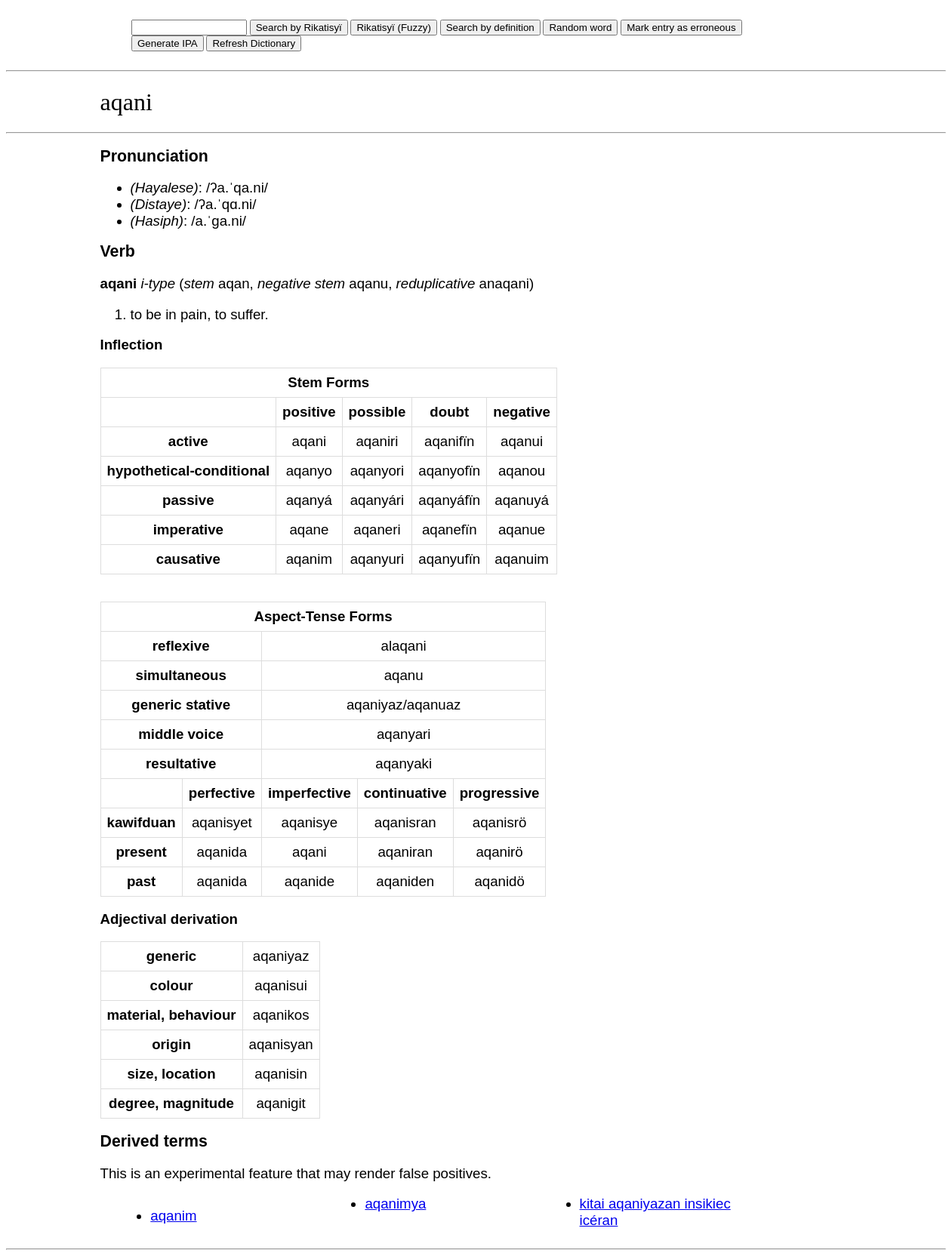
Screenshot of /wiki/aqani with the database file from the repository.
### app/models.py (models this page shows, shortened)
class Dictionary(db.Model):
    __tablename__ = 'Dictionary'
    id: Mapped[int] = mapped_column(primary_key=True)
    word: so.Mapped[str] = so.mapped_column(sa.String(50), index=True)
    defin: so.Mapped[str] = so.mapped_column(sa.String(255), index=True)
    anim: so.Mapped[str] = so.mapped_column(sa.String(50), nullable=True)
    pos: so.Mapped[str] = so.mapped_column(sa.String(50), nullable=True)
    etym: so.Mapped[str] = so.mapped_column(sa.String(255), nullable=True)

### app/routes.py (the view, shortened to what this page needs)
@app.route("/wiki/")
@app.route("/wiki/<word>", methods=['GET', 'POST'])
def show_definition(word):
    form = searchWord()
    located = Dictionary.query.filter(Dictionary.word == word.strip().casefold()).all()
    retword = []
    for x in located:
        defin = x.defin.split("; ")
        print(defin)
        root = ""
        anim = ""
        neg = ""
        if x.anim:
            match x.anim:
                case "i.":
                    anim = "class i. human"
                case "ii.":
                    anim = "class ii. deitic"
                case "iii.":
                    anim = "class iii. inanimate and non-human animate"
        elif x.pos == "v." or x.pos == "stv.":
            if x.word[len(x.word)-1] == "m":
                endvowel = x.word[len(x.word)-2]
            else:
                endvowel = x.word[len(x.word)-1]
            match endvowel:
                case "i":
                    anim = "i-type"
                    root = x.word[:len(x.word) - 1]
                    neg = root + "u"
                case "ï":
                    anim = "yï-type"
                    if x.word[len(x.word)-2] == "y":
                        root = x.word
                    else:
                        root = x.word[:len(x.word) - 1] + "ï"
                    neg = root[:len(x.word)-1] + "iy"
                case "é":
                    anim = "é-type"
                    root = x.word[:len(x.word) - 1]
                    neg = root + "u"
                case "e":
                    anim = "é-type (caus.)"
                    root = x.word
                    neg = root + "u"
                case "a":
                    anim = "é-type"
                    root = x.word[:len(x.word) - 1]
                    neg = root + "u"
                case "á":
                    anim = "é-type (passive)"
                    root = x.word[:len(x.word) - 1]
                    neg = root + "u"
                case "y":
                    anim = "i-type (palatal.)"
                    root = x.word
                    neg = root + "u"
                case _:
                    anim = "i-type (cons.)"
                    root = x.word
                    neg = root + "u"
        match neg[len(neg)-2:]:
            case "uu":
                neg = neg[:len(neg)-1] + "y"
            case "au":
                neg = neg[:len(neg) - 1] + "w/" + neg[:len(neg) - 2] + "uw" + neg[len(neg)-2]
        if "alt." in defin[0]:
            adef = defin[0].split(")")
            defin[0] = adef[1]
            alt = adef[0] + ")"
        else:
            alt = ""
        if ", from" in defin[len(defin)-1]:
            etym = "Derived from " + defin[len(defin)-1].split(", from")[len(defin[len(defin)-1].split(", from"))-1]
            defin[len(defin)-1] = defin[len(defin)-1].split(", from")[0] + "."
        elif ", lit." in defin[len(defin)-1]:
            etym = "Derived from " + defin[len(defin) - 1].split(", lit.")[len(defin[len(defin)-1].split(", lit."))-1]
            defin[len(defin)-1] = defin[len(defin)-1].split(", lit.")[0] + "."
        elif ", derived from" in defin[len(defin)-1]:
            etym = "Derived from " + defin[len(defin) - 1].split(", derived from")[len(defin[len(defin)-1].split(", derived from"))-1]
            defin[len(defin)-1] = defin[len(defin)-1].split(", derived from")[0] + "."
        elif ", borrowed from" in defin[len(defin)-1]:
            etym = "Borrowed from " + defin[len(defin)-1].split(", borrowed from")[len(defin[len(defin)-1].split(", borrowed from"))-1]
            defin[len(defin)-1] = defin[len(defin)-1].split(", borrowed from")[0] + "."
        elif ", root noun" in defin[len(defin)-1]:
            etym = "Derivation of root noun " + defin[len(defin)-1].split(", root noun")[len(defin[len(defin)-1].split(", root noun"))-1]
            defin[len(defin)-1] = defin[len(defin)-1].split(", root noun")[0] + "."
        elif ", contraction of" in defin[len(defin)-1]:
            etym = "Derivation from a contraction of " + defin[len(defin)-1].split(", contraction of")[len(defin[len(defin)-1].split(", contraction of"))-1]
            defin[len(defin)-1] = defin[len(defin)-1].split(", contraction of")[0] + "."
        else:
            etym = ""
        retword.append(cs.definition(x.word.strip().casefold(),cs.genIPA(word),cs.genIPA_collo(cs.genIPA(word)),cs.genIPA_eng(cs.genIPA(word),word),defin,anim,cs.posword(x.pos),etym,root,cs.getInf(x),cs.getAspInf(x),alt, neg, cs.redup(x), cs.reflex(x.word)))
    if session.get('prev'):
        if session['prev']:
            form.word.data = session['prev']
    else:
        form.word.data = ""
    related = Dictionary.query.filter(Dictionary.word.icontains(word.strip().casefold()),Dictionary.word != word.strip().casefold()).order_by(collate(Dictionary.word, 'NOCASE')).all()
    return render_template('word.html', retword=retword, related=related, form=form)

### app/forms.py
class searchWord(FlaskForm):
    word = StringField('Search by word or definition:')
    submit = SubmitField('Search by Rikatisyï')
    fuzsubmit = SubmitField('Rikatisyï (Fuzzy)')
    defsubmit = SubmitField('Search by definition')
    random = SubmitField('Random word')
    refresh = SubmitField('Refresh Dictionary')
    markentry = SubmitField('Mark entry as erroneous')
    genipa = SubmitField('Generate IPA')

### app/scripts.py (called while the page is built, shortened)
def ipa(x):
    x = x.lower()
    x = x.replace("w-","w")
    if x.endswith('-'):
        x = x[:len(x)-1]
    elif x.startswith('-'):
        x = x[0:]
    elif "-" in x:
        y = x.split('-')
        return ipa(y[0])+"."+ipa(y[1]).replace("ˈ","ˌ")
    for dia, mon in dia_b.items():
        x = x.replace(dia, mon)
    if (x[0] in vowels) is True:
        x = "ʔ" + x
    x = sylla(x)
    x = stress(x)
    for pref, fin in ipa_f.items():
        x = x.replace(pref, fin)
    for st, co in ipa_f2.items():
        if x.endswith(st):
            x = co.join(x.rsplit(st,1))
    return x

def sylla(x):
    if 1 <= len(x) <= 2:
        return x
    i = 1
    x = x + " "
    xlen = len(x)
    while i<=xlen-1:
        if (x[i] in vowels) and (x[i+1] in cons_b):
             if (x[i+2] in cons_b) and ((x[i+2] in son_b) is False):
                 x = x[:i+2] + "." + x[i+2:]
                 i+=1
             else:
                 x = x[:i+1] + "." + x[i+1:]
                 i+=1
        elif (x[i] in cons_b) and (x[i+1] in son_b):
            if x[i + 1] == "y":
                x = x[:i + 1] + "ʲ" + x[i + 2:]
            elif x[i + 1] == "'":
                x = x[:i + 1] + "ˤ" + x[i + 2:]
        elif (x[i] in validph) is False:
            break
        i += 1
    if (x[len(x) - 3] == '.') and (x[len(x)-2] in cons_b):
        return x[:len(x)-3] + x[len(x)-2]
    else:
        return x[:-1]

def genIPA(name):
    splitname = re.split(" ",name)
    res = ""
    i=0
    while i<len(splitname):
        res = res + ipa(splitname[i])
        i += 1
        if i<len(splitname):
            res = res + " "
    return res

def genIPA_collo(name):
    for st, co in ipa_c.items():
        name = name.replace(st, co)
    for st, co in ipa_c2.items():
        if name.endswith(st):
            name = co.join(name.rsplit(st,1))
    return name

### app/templates/word.html (shortened to what this page needs)
<!DOCTYPE html>
<html lang="en">
<head>
</head>
    <body>
    {% extends "base.html" %}
    {% block content %}
        <h1>{{ retword[0].word }}</h1>
        <hr>
        <h2>Pronunciation</h2>
        <ul>
            <li><i>(Hayalese)</i>: /{{ retword[0].ipa }}/</li>
            <li><i>(Distaye)</i>: /{{ retword[0].ipa_c }}/</li>
            <li><i>(Hasiph)</i>: /{{ retword[0].ipa_e }}/</li>
        </ul>
        {% for word in retword %}
        <h2>{{ word.pos }}</h2>
        {% if word.pos == "Pronoun" %}
        <p><b>{{ word.word }} </b></p>
        {% elif word.root %}
        <p><b>{{ word.word }} </b><i>{{ word.anim }}</i> {{ word.alt }} (<i>stem</i> {{ word.root }}, <i>negative stem</i> {{ word.neg }}, <i>reduplicative</i> {{word.redup}})</p>
        {% elif word.root == "" and (word.pos != "Affix" and word.pos != "Phrase" and word.pos != "Conjunction") %}
        <p><b>{{ word.word }} </b><i>{{ word.anim }}</i> {{ word.alt }} (<i>reduplicative</i> {{word.redup}})</p>
        {% elif word.root == "" and (word.pos == "Affix" or word.pos == "Phrase" or word.pos == "Conjunction") %}
        <p><b>{{ word.word }} </b><i>{{ word.anim }}</i> {{ word.alt }}</p>
        {% elif word.root == "" and (word.pos == "Affix" or word.pos == "Phrase" or word.pos == "Conjunction") %}
        <p><b>{{ word.word }} </b><i>{{ word.anim }}</i> {{ word.alt }}</p>
        {% endif %}
        <ol>
            {% for match in word.defin %}
            <li>{{ match }}</li>
            {% endfor %}
        </ol>
    {% if word.pos == "Verb" or word.pos == "Stative verb" %}
    <p><b>Inflection</b></p>
        <table><tbody>
          <tr>
            <td colspan="5"><b>Stem Forms</b></td>
          </tr>
          <tr>
            <td></td>
            <td><b>positive</b></td>
            <td><b>possible</b></td>
            <td><b>doubt</b></td>
            <td><b>negative</b></td>
          </tr>
          <tr>
            <td><b>active</b></td>
            <td>{{ word.inf[0] }}</td>
            <td>{{ word.inf[0] }}{{ word.inf[11] }}</td>
            <td>{{ word.inf[0] }}{{ word.inf[12] }}</td>
            <td>{{ word.inf[1] }}</td>
          </tr>
          <tr>
            <td><b>hypothetical-conditional</b></td>
            <td>{{ word.inf[2] }}</td>
            <td>{{ word.inf[2] }}{{ word.inf[11] }}</td>
            <td>{{ word.inf[2] }}{{ word.inf[12] }}</td>
            <td>{{ word.inf[3] }}</td>
          </tr>
          <tr>
            <td><b>passive</b></td>
            <td>{{ word.inf[4] }}</td>
            <td>{{ word.inf[4] }}{{ word.inf[11] }}</td>
            <td>{{ word.inf[4] }}{{ word.inf[12] }}</td>
            <td>{{ word.inf[5] }}</td>
          </tr>
          <tr>
            <td><b>imperative</b></td>
            <td>{{ word.inf[6] }}</td>
            <td>{{ word.inf[6] }}{{ word.inf[11] }}</td>
            <td>{{ word.inf[6] }}{{ word.inf[12] }}</td>
            <td>{{ word.inf[7] }}</td>
          </tr>
          <tr>
            <td><b>causative</b></td>
            <td>{{ word.inf[8] }}</td>
            <td>{{ word.inf[10] }}{{ word.inf[11] }}</td>
            <td>{{ word.inf[10] }}{{ word.inf[12] }}</td>
            <td>{{ word.inf[9] }}</td>
          </tr>
        </tbody>
        </table>
        <br><br>
        <table><tbody>
          <tr>
            <td colspan="5"><b>Aspect-Tense Forms</b></td>
          </tr>
          <tr>
            <td colspan="2"><b>reflexive</b></td>
            <td colspan="3">{{ word.ref }}</td>
          </tr>
          <tr>
            <td colspan="2"><b>simultaneous</b></td>
            <td colspan="3">{{ word.inf[16] }}</td>
          </tr>
          <tr>
            <td colspan="2"><b>generic stative</b></td>
            {% if word.word[word.word|length -1] == "y" %}
                <td colspan="3">{{ word.word }}az/{{ word.root }}{{ word.inf[13] }}</td>
            {% else %}
                <td colspan="3">{{ word.word }}yaz/{{ word.root }}{{ word.inf[13] }}</td>
            {% endif %}
          </tr>
          <tr>
            <td colspan="2"><b>middle voice</b></td>
            <td colspan="3">{{ word.root }}{{ word.inf[14] }}</td>
          </tr>
          <tr>
            <td colspan="2"><b>resultative</b></td>
            <td colspan="3">{{ word.root }}{{ word.inf[15] }}</td>
          </tr>
          <tr>
            <td></td>
            <td><b>perfective</b></td>
            <td><b>imperfective</b></td>
            <td><b>continuative</b></td>
            <td><b>progressive</b></td>
          </tr>
          <tr>
            <td><b>kawifduan</b></td>
            <td>{{ word.aspinf[0] }}</td>
            <td>{{ word.aspinf[1] }}</td>
            <td>{{ word.aspinf[2] }}</td>
            <td>{{ word.aspinf[3] }}</td>
          </tr>
          <tr>
            <td><b>present</b></td>
            <td>{{ word.aspinf[4] }}</td>
            <td>{{ word.word }}</td>
            <td>{{ word.aspinf[5] }}</td>
            <td>{{ word.aspinf[6] }}</td>
          </tr>
          <tr>
            <td><b>past</b></td>
            <td>{{ word.aspinf[4] }}</td>
            <td>{{ word.aspinf[7] }}</td>
            <td>{{ word.aspinf[8] }}</td>
            <td>{{ word.aspinf[9] }}</td>
          </tr>
        </tbody>
        </table>
    {% endif %}
    {% if word.pos == "Noun" or word.pos == "Verb" or word.pos == "Stative verb" %}
    <p><b>Adjectival derivation</b></p>
        <table><tbody>
        <tr>
            <td><b>generic</b></td>
            {% if word.word[word.word|length -1] == "y" %}
                <td>{{ word.word }}az</td>
            {% else %}
                <td>{{ word.word }}yaz</td>
            {% endif %}
        </tr>
        <tr>
            <td><b>colour</b></td>
            <td>{{ word.word }}sui</td>
        </tr>
        <tr>
            <td><b>material, behaviour</b></td>
            <td>{{ word.word }}kos</td>
        </tr>
        <tr>
            <td><b>origin</b></td>
            <td>{{ word.word }}syan</td>
        </tr>
        <tr>
            <td><b>size, location</b></td>
            <td>{{ word.word }}sin</td>
        </tr>
        <tr>
            <td><b>degree, magnitude</b></td>
            <td>{{ word.word }}git</td>
        </tr>
        </tbody>
        </table>
    {% endif %}
    {% endfor %}
    {% if related|length > 0 %}
    <h2>Derived terms</h2>
    <p>This is an experimental feature that may render false positives.</p>
    <div class="fourcol">
        <ul>
            {% for rel in related %}
            <li><a href="{{ url_for('show_definition', word=rel.word) }}">{{ rel.word }}</a></li>
            {% endfor %}
        </ul>
    </div>
    {% endif %}
    <br><hr>
    {% endblock %}

### app/static/style.css (style rules this page uses)
p, th, td { color: black; font-family: "Arial", serif; font-size: 14pt; font-weight: 400; text-align: left; margin-left: 10%; margin-right: 10%; }
h1 { color: black; font-family: "Georgia", serif; font-size: 24pt; text-align: left; font-weight: 500; margin-left: 10%; margin-right: 10%; }
h2 { color: black; font-family: "Arial", sans-serif; font-size: 16pt; text-align: left; font-weight: 700; margin-left: 10%; margin-right: 10%; }
li { color: black; font-family: "Arial", sans-serif; font-size: 14pt; font-weight: 400; text-align: left; }
ul, ol { color: black; font-family: "Arial", sans-serif; font-size: 12pt; font-weight: 200; text-align: left; margin-left: 10%; }
tg, th, td { border: 1px solid #ddd; padding: 8px; text-align: center; vertical-align: left; }
table { border-collapse: collapse; margin-left: 10%; margin-right: auto; vertical-align: left; }
.fourcol { column-count: 4; margin-left: 10%; }

### rows the page displays
Dictionary: word "aqani", pos "Verb", anim "i-type", root "aqan", neg "aqanu", redup "anaqani", defin "to be in pain, to suffer.", inf "ri", inf "fïn", inf "aqanui", inf "aqanyo", inf "aqanou", inf "aqanyá", inf "aqanuyá", inf "aqane", inf "aqanue", inf "aqanim", inf "aqanyu", inf "aqanuim", ref "alaqani", inf "aqanu", inf "uaz", inf "yari", inf "yaki", aspinf "aqanisyet", aspinf "aqanisye", aspinf "aqanisran", aspinf "aqanisrö", aspinf "aqanida", aspinf "aqaniran", aspinf "aqanirö", aspinf "aqanide", aspinf "aqaniden", aspinf "aqanidö"
Dictionary: word "aqanim"
Dictionary: word "aqanimya"
Dictionary: word "kitai aqaniyazan insikiec icéran"

### other values shown
{{ retword[0].ipa }} "ʔa.ˈqa.ni"
{{ retword[0].ipa_c }} "ʔa.ˈqɑ.ni"
{{ retword[0].ipa_e }} "a.ˈga.ni"
